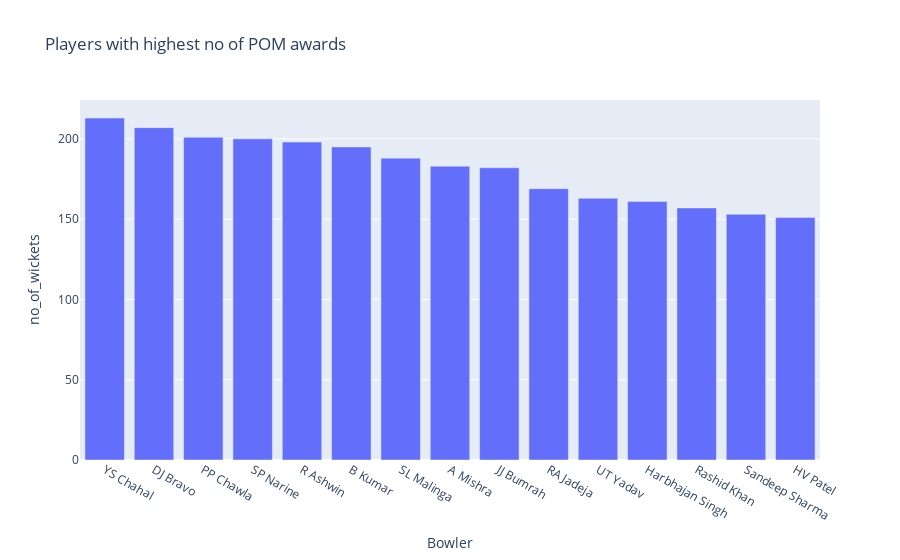

Notebook source saved alongside this figure:
### Code cell
fig6=px.bar(wicket_taker_df.head(15), x='Bowler', y='no_of_wickets', title='Players with highest no of POM awards', height=550)
fig6.show()

### Figure 1 — Plotly figure (JSON) as saved in the notebook; plotly's stock layout.template omitted (floating-point values rounded to 4 significant figures)
{"data": [{"alignmentgroup": "True", "hovertemplate": "Bowler=%{x}<br>no_of_wickets=%{y}<extra></extra>", "legendgroup": "", "marker": {"color": "#636efa", "pattern": {"shape": ""}}, "name": "", "offsetgroup": "", "orientation": "v", "showlegend": false, "textposition": "auto", "type": "bar", "x": ["YS Chahal", "DJ Bravo", "PP Chawla", "SP Narine", "R Ashwin", "B Kumar", "SL Malinga", "A Mishra", "JJ Bumrah", "RA Jadeja", "UT Yadav", "Harbhajan Singh", "Rashid Khan", "Sandeep Sharma", "HV Patel"], "xaxis": "x", "y": [213, 207, 201, 200, 198, 195, 188, 183, 182, 169, 163, 161, 157, 153, 151], "yaxis": "y"}], "layout": {"autosize": true, "barmode": "relative", "legend": {"tracegroupgap": 0}, "title": {"text": "Players with highest no of POM awards"}, "xaxis": {"anchor": "y", "autorange": true, "domain": [0, 1], "range": [-0.5, 14.5], "title": {"text": "Bowler"}, "type": "category"}, "yaxis": {"anchor": "x", "autorange": true, "domain": [0, 1], "range": [0, 224.2], "title": {"text": "no_of_wickets"}, "type": "linear"}}}
